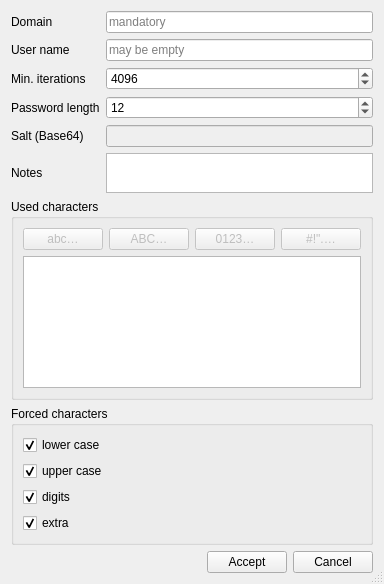
<?xml version="1.0" encoding="UTF-8"?>
<ui version="4.0">
 <class>NewDomainWizard</class>
 <widget class="QDialog" name="NewDomainWizard">
  <property name="windowModality">
   <enum>Qt::WindowModal</enum>
  </property>
  <property name="geometry">
   <rect>
    <x>0</x>
    <y>0</y>
    <width>358</width>
    <height>584</height>
   </rect>
  </property>
  <property name="windowTitle">
   <string>Create new domain</string>
  </property>
  <property name="sizeGripEnabled">
   <bool>true</bool>
  </property>
  <property name="modal">
   <bool>true</bool>
  </property>
  <layout class="QVBoxLayout" name="verticalLayout">
   <item>
    <layout class="QGridLayout" name="gridLayout_2">
     <item row="5" column="2">
      <layout class="QHBoxLayout" name="horizontalLayout_2">
       <item>
        <widget class="QLineEdit" name="saltBase64LineEdit">
         <property name="enabled">
          <bool>false</bool>
         </property>
         <property name="readOnly">
          <bool>true</bool>
         </property>
        </widget>
       </item>
      </layout>
     </item>
     <item row="4" column="0">
      <widget class="QLabel" name="label_6">
       <property name="text">
        <string>Password length</string>
       </property>
      </widget>
     </item>
     <item row="6" column="2">
      <widget class="QPlainTextEdit" name="notesPlainTextEdit">
       <property name="sizePolicy">
        <sizepolicy hsizetype="Expanding" vsizetype="Preferred">
         <horstretch>0</horstretch>
         <verstretch>0</verstretch>
        </sizepolicy>
       </property>
       <property name="maximumSize">
        <size>
         <width>16777215</width>
         <height>40</height>
        </size>
       </property>
      </widget>
     </item>
     <item row="8" column="2">
      <spacer name="verticalSpacer">
       <property name="orientation">
        <enum>Qt::Vertical</enum>
       </property>
       <property name="sizeHint" stdset="0">
        <size>
         <width>20</width>
         <height>40</height>
        </size>
       </property>
      </spacer>
     </item>
     <item row="0" column="0">
      <widget class="QLabel" name="label">
       <property name="text">
        <string>Domain</string>
       </property>
      </widget>
     </item>
     <item row="0" column="2">
      <widget class="QLineEdit" name="domainLineEdit">
       <property name="minimumSize">
        <size>
         <width>128</width>
         <height>0</height>
        </size>
       </property>
       <property name="text">
        <string/>
       </property>
       <property name="placeholderText">
        <string>mandatory</string>
       </property>
      </widget>
     </item>
     <item row="5" column="0">
      <widget class="QLabel" name="label_9">
       <property name="text">
        <string>Salt (Base64)</string>
       </property>
      </widget>
     </item>
     <item row="1" column="0">
      <widget class="QLabel" name="label_8">
       <property name="text">
        <string>User name</string>
       </property>
      </widget>
     </item>
     <item row="6" column="0">
      <widget class="QLabel" name="label_2">
       <property name="text">
        <string>Notes</string>
       </property>
      </widget>
     </item>
     <item row="1" column="2">
      <widget class="QLineEdit" name="userLineEdit">
       <property name="placeholderText">
        <string>may be empty</string>
       </property>
      </widget>
     </item>
     <item row="3" column="2">
      <widget class="QSpinBox" name="iterationsSpinBox">
       <property name="minimum">
        <number>1</number>
       </property>
       <property name="maximum">
        <number>16777216</number>
       </property>
       <property name="singleStep">
        <number>1</number>
       </property>
       <property name="value">
        <number>4096</number>
       </property>
      </widget>
     </item>
     <item row="3" column="0">
      <widget class="QLabel" name="label_3">
       <property name="text">
        <string>Min. iterations</string>
       </property>
      </widget>
     </item>
     <item row="4" column="2">
      <widget class="QSpinBox" name="passwordLengthSpinBox">
       <property name="minimum">
        <number>1</number>
       </property>
       <property name="value">
        <number>12</number>
       </property>
      </widget>
     </item>
    </layout>
   </item>
   <item>
    <widget class="QGroupBox" name="groupBox">
     <property name="title">
      <string>Used characters</string>
     </property>
     <layout class="QGridLayout" name="gridLayout">
      <item row="3" column="0">
       <widget class="QPlainTextEdit" name="usedCharactersPlainTextEdit">
        <property name="sizePolicy">
         <sizepolicy hsizetype="Expanding" vsizetype="Preferred">
          <horstretch>0</horstretch>
          <verstretch>0</verstretch>
         </sizepolicy>
        </property>
        <property name="placeholderText">
         <string/>
        </property>
       </widget>
      </item>
      <item row="0" column="0">
       <layout class="QHBoxLayout" name="horizontalLayout_4">
        <property name="topMargin">
         <number>0</number>
        </property>
        <item>
         <widget class="QPushButton" name="lowercasePushButton">
          <property name="enabled">
           <bool>false</bool>
          </property>
          <property name="toolTip">
           <string>add lower case characters to character set</string>
          </property>
          <property name="text">
           <string>abc…</string>
          </property>
         </widget>
        </item>
        <item>
         <widget class="QPushButton" name="uppercasePushButton">
          <property name="enabled">
           <bool>false</bool>
          </property>
          <property name="toolTip">
           <string>add upper case characters to character set</string>
          </property>
          <property name="text">
           <string>ABC…</string>
          </property>
         </widget>
        </item>
        <item>
         <widget class="QPushButton" name="digitsPushButton">
          <property name="enabled">
           <bool>false</bool>
          </property>
          <property name="toolTip">
           <string>add digits to character set</string>
          </property>
          <property name="text">
           <string>0123…</string>
          </property>
         </widget>
        </item>
        <item>
         <widget class="QPushButton" name="extraPushButton">
          <property name="enabled">
           <bool>false</bool>
          </property>
          <property name="toolTip">
           <string>add some special characters to character set</string>
          </property>
          <property name="text">
           <string>#!&quot;.…</string>
          </property>
          <property name="checkable">
           <bool>false</bool>
          </property>
         </widget>
        </item>
       </layout>
      </item>
     </layout>
    </widget>
   </item>
   <item>
    <widget class="QGroupBox" name="groupBox_2">
     <property name="title">
      <string>Forced characters</string>
     </property>
     <layout class="QGridLayout" name="gridLayout_3">
      <item row="1" column="0">
       <widget class="QCheckBox" name="forceUpperCaseCheckBox">
        <property name="enabled">
         <bool>true</bool>
        </property>
        <property name="text">
         <string>upper case</string>
        </property>
        <property name="checked">
         <bool>true</bool>
        </property>
       </widget>
      </item>
      <item row="0" column="0">
       <widget class="QCheckBox" name="forceLowerCaseCheckBox">
        <property name="enabled">
         <bool>true</bool>
        </property>
        <property name="text">
         <string>lower case</string>
        </property>
        <property name="checked">
         <bool>true</bool>
        </property>
       </widget>
      </item>
      <item row="2" column="0">
       <widget class="QCheckBox" name="forceDigitsCheckBox">
        <property name="enabled">
         <bool>true</bool>
        </property>
        <property name="text">
         <string>digits</string>
        </property>
        <property name="checked">
         <bool>true</bool>
        </property>
       </widget>
      </item>
      <item row="3" column="0">
       <widget class="QCheckBox" name="forceExtraCheckBox">
        <property name="enabled">
         <bool>true</bool>
        </property>
        <property name="text">
         <string>extra</string>
        </property>
        <property name="checked">
         <bool>true</bool>
        </property>
       </widget>
      </item>
     </layout>
    </widget>
   </item>
   <item>
    <layout class="QHBoxLayout" name="horizontalLayout">
     <item>
      <spacer name="horizontalSpacer">
       <property name="orientation">
        <enum>Qt::Horizontal</enum>
       </property>
       <property name="sizeHint" stdset="0">
        <size>
         <width>40</width>
         <height>20</height>
        </size>
       </property>
      </spacer>
     </item>
     <item>
      <widget class="QPushButton" name="addPushButton">
       <property name="text">
        <string>Accept</string>
       </property>
      </widget>
     </item>
     <item>
      <widget class="QPushButton" name="cancelPushButton">
       <property name="text">
        <string>Cancel</string>
       </property>
      </widget>
     </item>
    </layout>
   </item>
  </layout>
 </widget>
 <tabstops>
  <tabstop>domainLineEdit</tabstop>
  <tabstop>userLineEdit</tabstop>
  <tabstop>iterationsSpinBox</tabstop>
  <tabstop>passwordLengthSpinBox</tabstop>
  <tabstop>notesPlainTextEdit</tabstop>
  <tabstop>usedCharactersPlainTextEdit</tabstop>
  <tabstop>forceLowerCaseCheckBox</tabstop>
  <tabstop>forceUpperCaseCheckBox</tabstop>
  <tabstop>forceDigitsCheckBox</tabstop>
  <tabstop>forceExtraCheckBox</tabstop>
  <tabstop>addPushButton</tabstop>
  <tabstop>cancelPushButton</tabstop>
  <tabstop>lowercasePushButton</tabstop>
  <tabstop>uppercasePushButton</tabstop>
  <tabstop>digitsPushButton</tabstop>
  <tabstop>extraPushButton</tabstop>
  <tabstop>saltBase64LineEdit</tabstop>
 </tabstops>
 <resources/>
 <connections/>
</ui>
